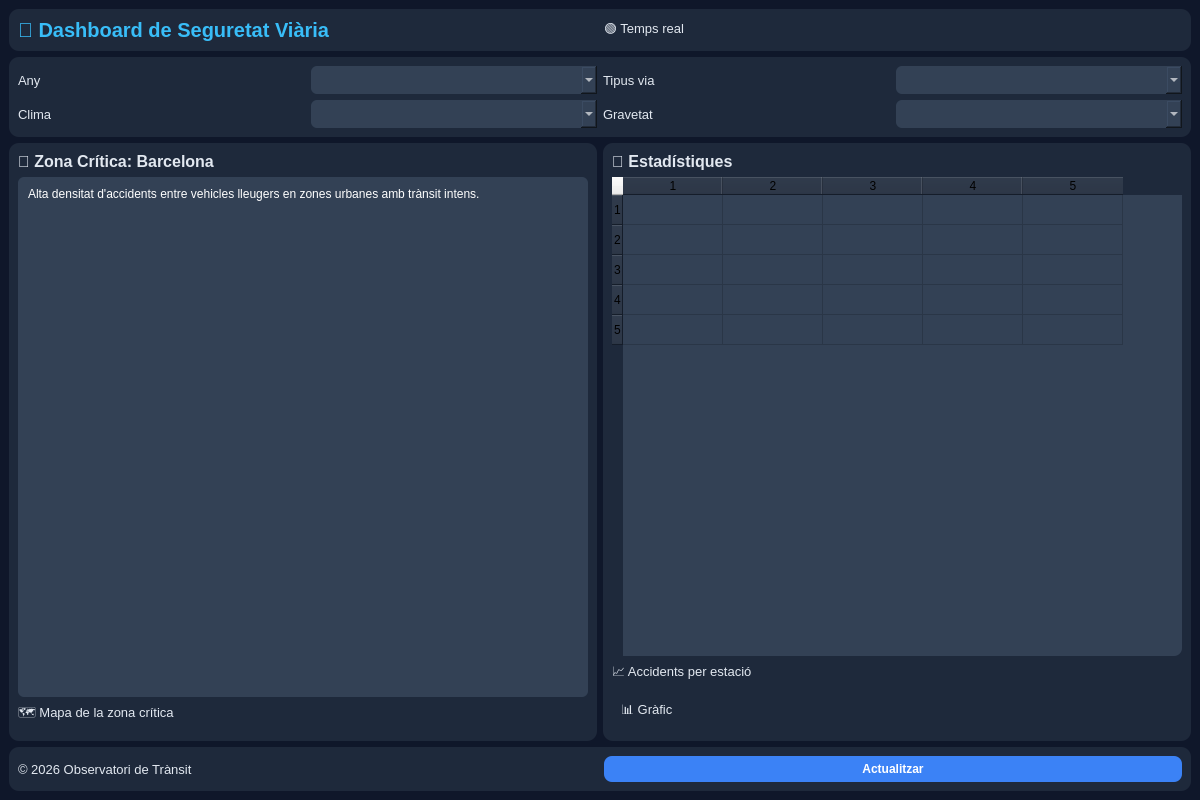
<?xml version="1.0" encoding="UTF-8"?>
<ui version="4.0">
 <class>MainWindow</class>

 <widget class="QMainWindow" name="MainWindow">
  <property name="geometry">
   <rect>
    <x>0</x>
    <y>0</y>
    <width>1200</width>
    <height>800</height>
   </rect>
  </property>

  <property name="windowTitle">
   <string>Dashboard Seguretat Viària</string>
  </property>

  <!-- ESTIL GLOBAL -->
  <property name="styleSheet">
   <string>
    QMainWindow {
        background-color: #0f172a;
    }

    QLabel {
        color: #e2e8f0;
        font-size: 13px;
    }

    QFrame {
        background-color: #1e293b;
        border-radius: 10px;
    }

    QComboBox, QTextEdit {
        background-color: #334155;
        border: none;
        padding: 6px;
        border-radius: 6px;
        color: white;
    }

    QTableWidget {
        background-color: #334155;
        border-radius: 8px;
        color: white;
    }

    QPushButton {
        background-color: #3b82f6;
        border-radius: 8px;
        padding: 6px 12px;
        color: white;
        font-weight: bold;
    }
   </string>
  </property>

  <widget class="QWidget" name="centralwidget">
   <layout class="QVBoxLayout">

    <!-- HEADER -->
    <item>
     <widget class="QFrame">
      <layout class="QHBoxLayout">
       <item>
        <widget class="QLabel">
         <property name="text">
          <string>🚦 Dashboard de Seguretat Viària</string>
         </property>
         <property name="styleSheet">
          <string>font-size: 20px; font-weight: bold; color:#38bdf8;</string>
         </property>
        </widget>
       </item>

       <item>
        <spacer>
         <property name="orientation">
          <enum>Qt.Horizontal</enum>
         </property>
        </spacer>
       </item>

       <item>
        <widget class="QLabel">
         <property name="text">
          <string>🟢 Temps real</string>
         </property>
        </widget>
       </item>
      </layout>
     </widget>
    </item>

    <!-- FILTRES -->
    <item>
     <widget class="QFrame">
      <layout class="QGridLayout">

       <item row="0" column="0">
        <widget class="QLabel">
         <property name="text"><string>Any</string></property>
        </widget>
       </item>
       <item row="0" column="1">
        <widget class="QComboBox" name="yearCombo"/>
       </item>

       <item row="0" column="2">
        <widget class="QLabel">
         <property name="text"><string>Tipus via</string></property>
        </widget>
       </item>
       <item row="0" column="3">
        <widget class="QComboBox" name="roadCombo"/>
       </item>

       <item row="1" column="0">
        <widget class="QLabel">
         <property name="text"><string>Clima</string></property>
        </widget>
       </item>
       <item row="1" column="1">
        <widget class="QComboBox" name="weatherCombo"/>
       </item>

       <item row="1" column="2">
        <widget class="QLabel">
         <property name="text"><string>Gravetat</string></property>
        </widget>
       </item>
       <item row="1" column="3">
        <widget class="QComboBox" name="severityCombo"/>
       </item>

      </layout>
     </widget>
    </item>

    <!-- MAIN -->
    <item>
     <layout class="QHBoxLayout">

      <!-- PANEL IZQUIERDO -->
      <item>
       <widget class="QFrame">
        <layout class="QVBoxLayout">

         <item>
          <widget class="QLabel">
           <property name="text">
            <string>📍 Zona Crítica: Barcelona</string>
           </property>
           <property name="styleSheet">
            <string>font-size:16px; font-weight:bold;</string>
           </property>
          </widget>
         </item>

         <item>
          <widget class="QTextEdit">
           <property name="readOnly"><bool>true</bool></property>
           <property name="text">
            <string>Alta densitat d'accidents entre vehicles lleugers en zones urbanes amb trànsit intens.</string>
           </property>
          </widget>
         </item>

         <item>
          <widget class="QLabel">
           <property name="text">
            <string>🗺️ Mapa de la zona crítica</string>
           </property>
          </widget>
         </item>

         <item>
          <widget class="QWidget" name="mapContainer"/>
         </item>

        </layout>
       </widget>
      </item>

      <!-- PANEL DERECHO -->
      <item>
       <widget class="QFrame">
        <layout class="QVBoxLayout">

         <item>
          <widget class="QLabel">
           <property name="text">
            <string>🚗 Estadístiques</string>
           </property>
           <property name="styleSheet">
            <string>font-size:16px; font-weight:bold;</string>
           </property>
          </widget>
         </item>

         <item>
          <widget class="QTableWidget" name="tableStats">
           <property name="columnCount"><number>5</number></property>
           <property name="rowCount"><number>5</number></property>
          </widget>
         </item>

         <item>
          <widget class="QLabel">
           <property name="text">
            <string>📈 Accidents per estació</string>
           </property>
          </widget>
         </item>

         <item>
          <widget class="QFrame">
           <layout class="QVBoxLayout">
            <item>
             <widget class="QLabel">
              <property name="text">
               <string>📊 Gràfic</string>
              </property>
              <property name="alignment">
               <set>Qt.AlignCenter</set>
              </property>
             </widget>
            </item>
           </layout>
          </widget>
         </item>

        </layout>
       </widget>
      </item>

     </layout>
    </item>

    <!-- FOOTER -->
    <item>
     <widget class="QFrame">
      <layout class="QHBoxLayout">

       <item>
        <widget class="QLabel">
         <property name="text">
          <string>© 2026 Observatori de Trànsit</string>
         </property>
        </widget>
       </item>

       <item>
        <spacer>
         <property name="orientation">
          <enum>Qt.Horizontal</enum>
         </property>
        </spacer>
       </item>

       <item>
        <widget class="QPushButton" name="refreshButton">
         <property name="text">
          <string>Actualitzar</string>
         </property>
        </widget>
       </item>

      </layout>
     </widget>
    </item>

   </layout>
  </widget>

 </widget>

 <resources/>
 <connections/>
</ui>
